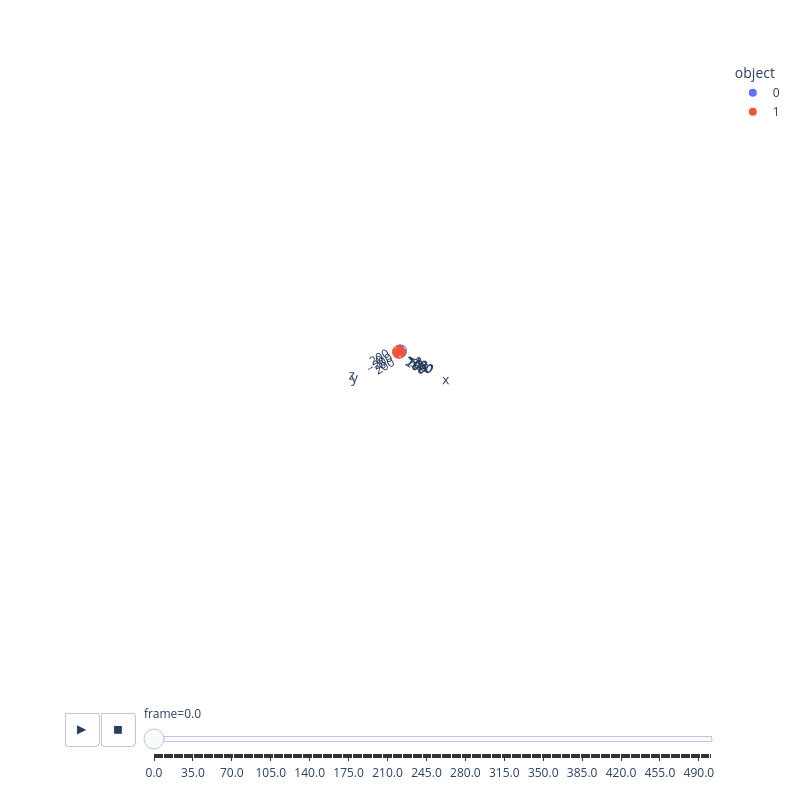

This figure's notebook cell:
### Markdown cell above
## Circular Elliptical Orbit In Non-Unit Planes

### Code cell
N = 2 #Number of objects
G = 1 #Gravitational Constant (set to 1 for simplicity, can be changed to real value if desired)

sm0 = 5000 # Mass of the star
rsx0 = 0 ; rsy0 = 0 ; rsz0 = 0 #Initial position of the star
psx0 = 0 ; psy0 = 0 ; psz0 = 0 # Initial velocity of the star
m0 = 1 # Mass of the planet
rx0 = 100 ; ry0 = 0 ; rz0 = 0 #Intitial position of the planet
px0 = 0 ; py0 = 28**(1/2) ; pz0 = 28.25**(1/2) #Intital velocity of the planet
R = (rx0**2 + ry0**2 + rz0**2)**(1/2) # Maximum radius for plot

dt = 0.01 #Timestep
Time = 250 #Duration of the simulation
frame_skip = 100 #Number of timesteps between frames
soft_len = 0.1 #Softening Length to prevent singularities in force calculations when objects get very close to each other

frames = [] #Setting the empty frame list
frame_num = 0 #Intializing frame number
t = 0 #Intializing time

objects = np.zeros([N,10])

objects[0,0] = sm0
objects[0,1:4] = np.array((rsx0, rsy0, rsz0))
objects[0,4:7] = np.array((psx0, psy0, psz0))

objects[1,0] = m0
objects[1,1:4] = np.array((rx0, ry0, rz0))
objects[1,4:7] = np.array((px0, py0, pz0))

while t<Time:
    force_calculation(objects, N, G, soft_len, t, dt, frame_num)
    t += dt
    frame_num += 1

#Converting saved position data into a format that px.scatter_3d can use
df = pd.DataFrame(frames, columns=['x','y','z','object','frame'])

fig = anim_plot(df, R)
fig.show()
